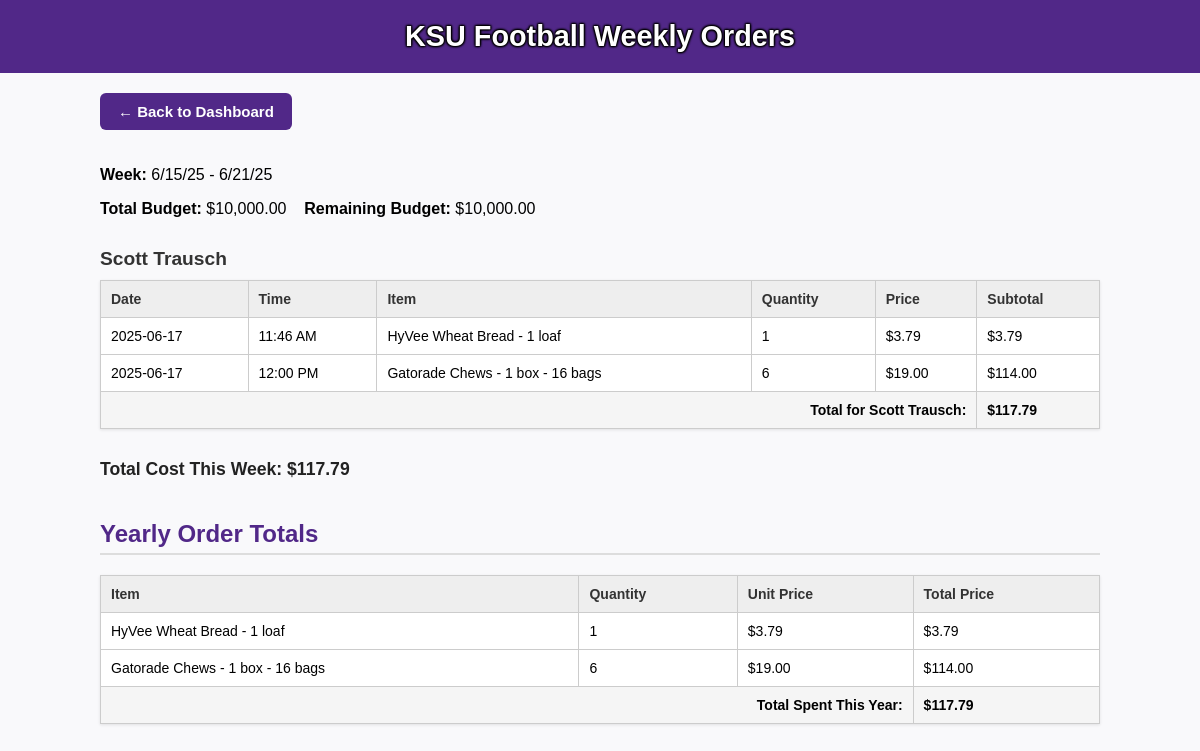
The app's page /admin/team/KSU Football (signed in) with its own data.
### app.py (models this page shows, shortened)
class Team(db.Model):
    id = db.Column(db.Integer, primary_key=True)
    name = db.Column(db.String, unique=True, nullable=False)
    budget = db.Column(db.Float, default=100.0)
    remaining_budget = db.Column(db.Float, default=100.0)  # ✅ Add this line
    members = db.relationship('User', backref='team', lazy=True)
    orders = db.relationship('Order', backref='team', lazy=True)

class User(UserMixin, db.Model):
    id = db.Column(db.Integer, primary_key=True)
    name = db.Column(db.String, nullable=False)
    team_id = db.Column(db.Integer, db.ForeignKey('team.id'), nullable=False)
    orders = db.relationship('Order', backref='user', lazy=True)

### app.py (the view)
@app.route('/admin/team/<team_name>')
@login_required
def view_team_orders(team_name):
    if not (session.get('admin_as_football') or session.get('member_name') == "Scott Trausch"):
        return "Access Denied", 403
    team = Team.query.filter_by(name=team_name).first()
    if not team:
        return f"Team '{team_name}' not found", 404
    today = datetime.now()
    start_of_week = today - timedelta(days=today.weekday() + 1) if today.weekday() != 6 else today
    end_of_week = start_of_week + timedelta(days=6)
    week_range_str = f"{start_of_week.strftime('%-m/%-d/%y')} - {end_of_week.strftime('%-m/%-d/%y')}"
    with open('structured_menu.json', 'r') as f:
        full_menu = json.load(f)
    price_lookup = {
        f"{item_name}|||{opt['name']}": opt["price"]
        for group in full_menu.values()
        for item_name, options in group.items()
        for opt in options
    }
    weekly_orders_by_member = {}
    all_totals = {}
    total_cost = 0.0
    for user in team.members:
        member_orders = []
        member_total = 0.0
        for order in user.orders:
            for item in order.items:
                key = f"{item.item_name}|||{item.option_name}"
                price = price_lookup.get(key, 0.0)
                quantity = item.quantity or 0
                subtotal = quantity * price
                if start_of_week.date() <= order.date <= end_of_week.date():
                    member_orders.append({
                        "date": order.date.strftime("%Y-%m-%d"),
                        "time": order.time.strftime("%I:%M %p"),
                        "item": f"{item.item_name} - {item.option_name}".strip(" -"),
                        "quantity": quantity,
                        "price": f"${price:.2f}",
                        "subtotal": f"${subtotal:.2f}"
                    })
                    member_total += subtotal
                    total_cost += subtotal
                full_item_name = f"{item.item_name} - {item.option_name}".strip(" -")
                if full_item_name not in all_totals:
                    all_totals[full_item_name] = {"qty": 0, "total_cost": 0.0}
                all_totals[full_item_name]["qty"] += quantity
                all_totals[full_item_name]["total_cost"] += quantity * price
        if member_orders:
            weekly_orders_by_member[user.name] = {
                "orders": member_orders,
                "total": member_total
            }
    team_budget = team.budget
    remaining_budget = round(team.remaining_budget, 2)
    return render_template("team_orders.html",
                           team_name=team_name,
                           week_range=week_range_str,
                           weekly_orders_by_member=weekly_orders_by_member,
                           total_orders=all_totals,
                           total_cost=total_cost,
                           user_budget=team_budget,
                           remaining_budget=remaining_budget)

### app.py (called while the page is built)
@login_manager.user_loader
def load_user(user_id):
    return User.query.get(int(user_id))

### templates/team_orders.html (shortened to what this page needs)
<!DOCTYPE html>
<html>
<head>
</head>
<body>
<div class="header-box">
    {{ team_name }} Weekly Orders
</div>
<div class="content">
    <a href="{{ url_for('admin_dashboard') }}" class="button">← Back to Dashboard</a>
    <p><strong>Week:</strong> {{ week_range }}</p>
    <p>
        <strong>Total Budget:</strong> ${{ "{:,.2f}".format(user_budget) }} &nbsp;&nbsp;
        <strong>Remaining Budget:</strong> ${{ "{:,.2f}".format(remaining_budget) }}
    </p>
    {% if weekly_orders_by_member %}
        {% for member, data in weekly_orders_by_member.items() %}
            <div class="member-header">{{ member }}</div>
            <table>
                <thead>
                    <tr>
                        <th>Date</th>
                        <th>Time</th>
                        <th>Item</th>
                        <th>Quantity</th>
                        <th>Price</th>
                        <th>Subtotal</th>
                    </tr>
                </thead>
                <tbody>
                    {% for order in data.orders %}
                        <tr>
                            <td>{{ order.date }}</td>
                            <td>{{ order.time }}</td>
                            <td>{{ order.item }}</td>
                            <td>{{ order.quantity }}</td>
                            <td>{{ order.price }}</td>
                            <td>{{ order.subtotal }}</td>
                        </tr>
                    {% endfor %}
                    <tr class="total-row">
                        <td colspan="5" style="text-align: right;">Total for {{ member }}:</td>
                        <td>${{ "%.2f"|format(data.total) }}</td>
                    </tr>
                </tbody>
            </table>
        {% endfor %}
        <p class="summary">Total Cost This Week: ${{ "%.2f"|format(total_cost) }}</p>
    {% else %}
        <p>No orders placed this week.</p>
    {% endif %}
    {% if total_orders %}
        <h2>Yearly Order Totals</h2>
        <table>
            <thead>
                <tr>
                    <th>Item</th>
                    <th>Quantity</th>
                    <th>Unit Price</th>
                    <th>Total Price</th>
                </tr>
            </thead>
            <tbody>
                {% set ns = namespace(grand_total=0) %}
                {% for item, data in total_orders.items() %}
                    <tr>
                        <td>{{ item }}</td>
                        <td>{{ data.qty }}</td>
                        <td>${{ "%.2f"|format(data.total_cost / data.qty if data.qty > 0 else 0) }}</td>
                        <td>
                            ${{ "%.2f"|format(data.total_cost) }}
                            {% set ns.grand_total = ns.grand_total + data.total_cost %}
                        </td>
                    </tr>
                {% endfor %}
                <tr class="total-row">
                    <td colspan="3" style="text-align: right;">Total Spent This Year:</td>
                    <td><strong>${{ "%.2f"|format(ns.grand_total) }}</strong></td>
                </tr>
            </tbody>
        </table>
    {% endif %}
</div>
</body>
</html>

### templates/team_orders.html (style rules this page uses)
body { font-family: Arial, sans-serif; background-color: #f9f9fb; margin: 0; padding: 0; }
.header-box { background-color: #512888; color: white; padding: 20px; text-align: center; font-size: 1.8em; font-weight: bold; text-shadow: 1px 1px 2px black, -1px -1px 2px black, 1px -1px 2px black, -1px 1px 2px black; }
.content { max-width: 1000px; margin: 0 auto; padding: 20px; }
.button { display: inline-block; padding: 10px 18px; background-color: #512888; color: white; border: none; border-radius: 6px; font-weight: bold; text-decoration: none; font-size: 15px; margin-bottom: 20px; cursor: pointer; }
h2 { margin-top: 40px; color: #512888; border-bottom: 2px solid #ddd; padding-bottom: 5px; }
table { width: 100%; border-collapse: collapse; margin-top: 10px; margin-bottom: 30px; background-color: white; box-shadow: 0 1px 3px rgba(0, 0, 0, 0.1); }
th, td { border: 1px solid #ccc; padding: 10px; text-align: left; font-size: 14px; }
th { background-color: #eee; color: #333; }
.member-header { font-size: 1.2em; font-weight: bold; margin-top: 30px; color: #333; }
.total-row { font-weight: bold; background-color: #f5f5f5; }
.summary { font-weight: bold; font-size: 1.1em; color: #222; }

### records on screen
Team: name "KSU Football", budget "10,000.00"
User: name "Scott Trausch", date "2025-06-17" "2025-06-17", time "11:46 AM" "12:00 PM", item "HyVee Wheat Bread - 1 loaf" "Gatorade Chews - 1 box - 16 bags", quantity "1" "6", price "$3.79" "$19.00", subtotal "$3.79" "$114.00", total "117.79"

### other values on screen
{{ week_range }} "6/15/25 - 6/21/25"
{{ "{:,.2f}".format(remaining_budget) }} "10,000.00"
{{ "%.2f"|format(total_cost) }} "117.79"
{{ item }} "HyVee Wheat Bread - 1 loaf" "Gatorade Chews - 1 box - 16 bags"
{{ data.qty }} "1" "6"
{{ "%.2f"|format(data.total_cost / data.qty if data.qty > 0 else 0) }} "3.79" "19.00"
{{ "%.2f"|format(data.total_cost) }} "3.79" "114.00"
{{ "%.2f"|format(ns.grand_total) }} "117.79"
